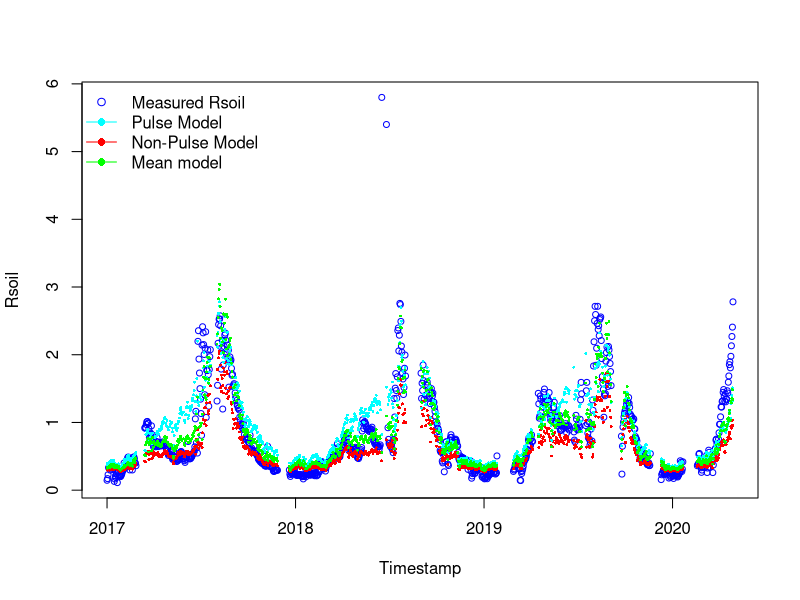
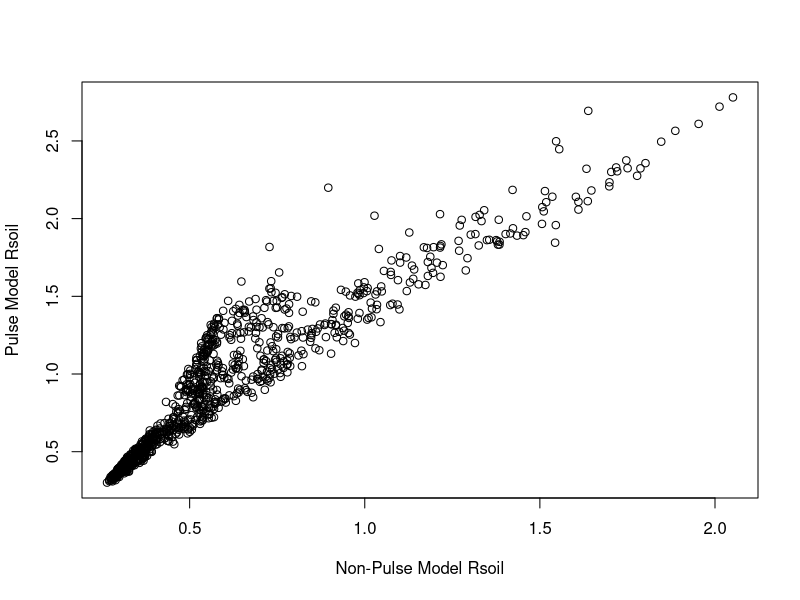
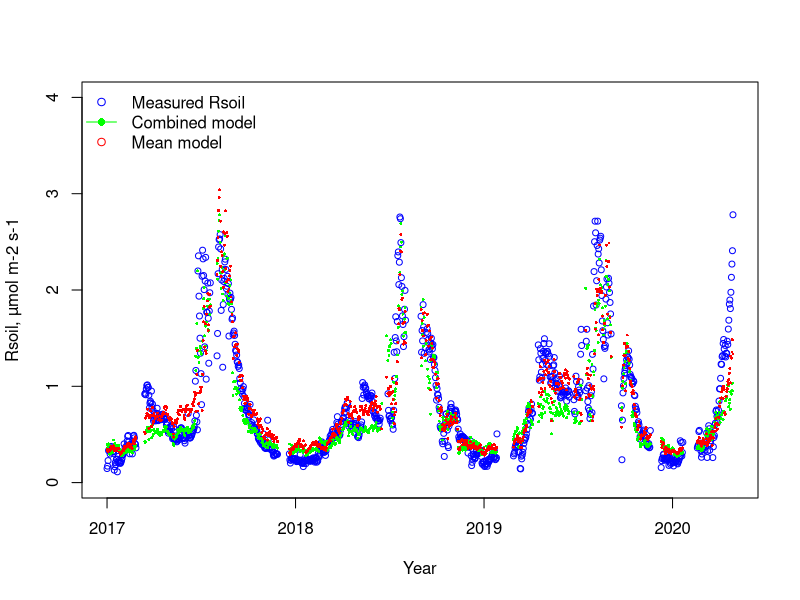
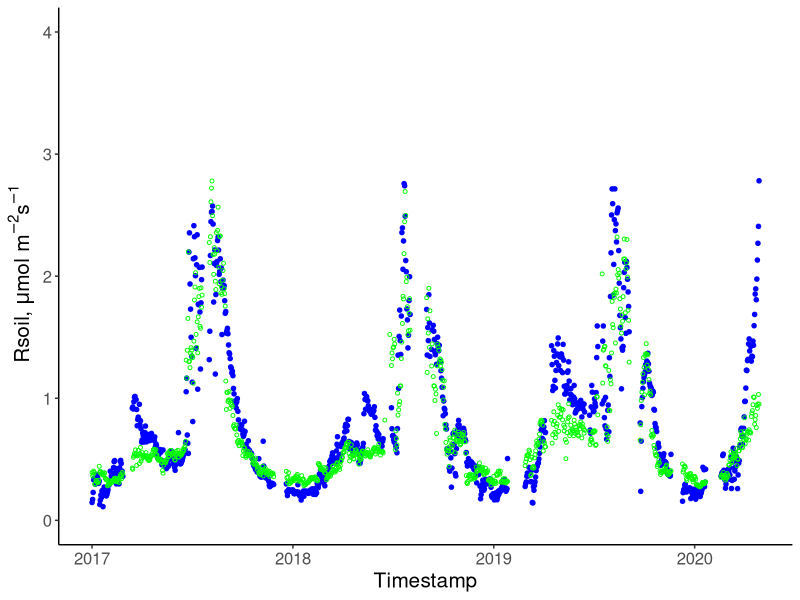
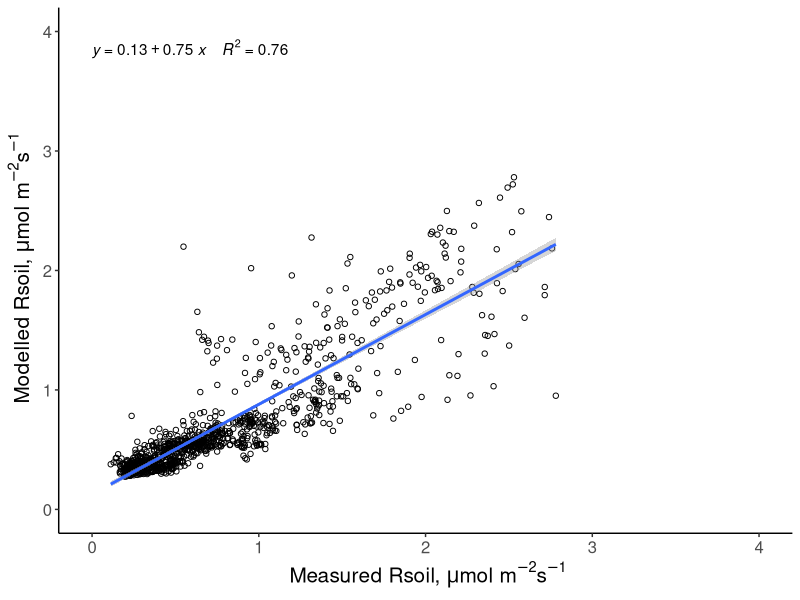
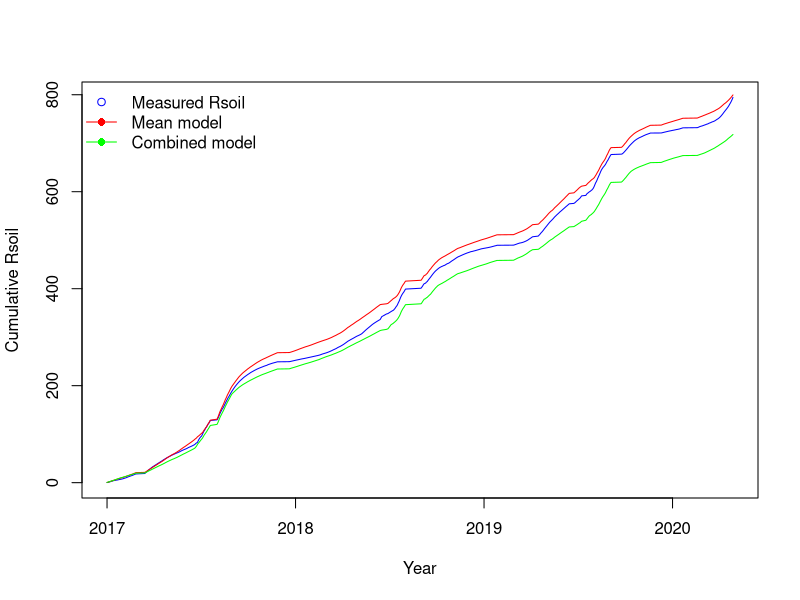
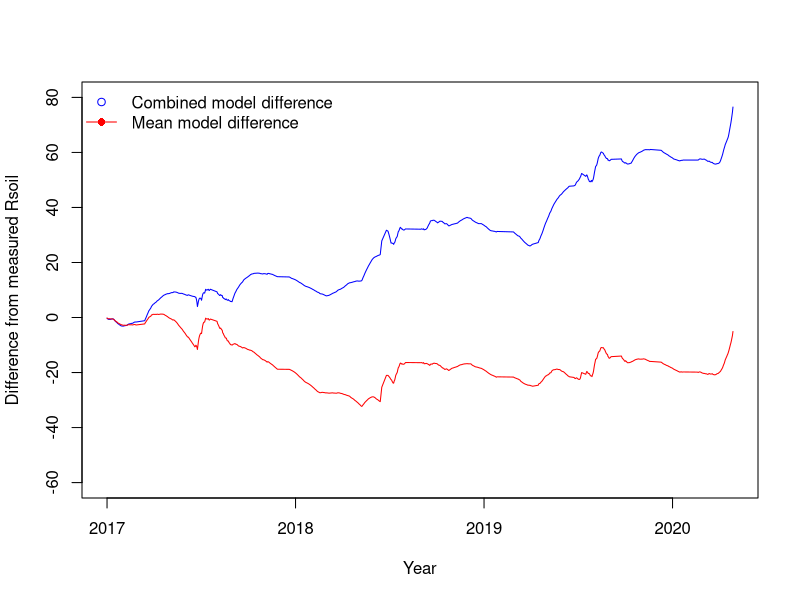
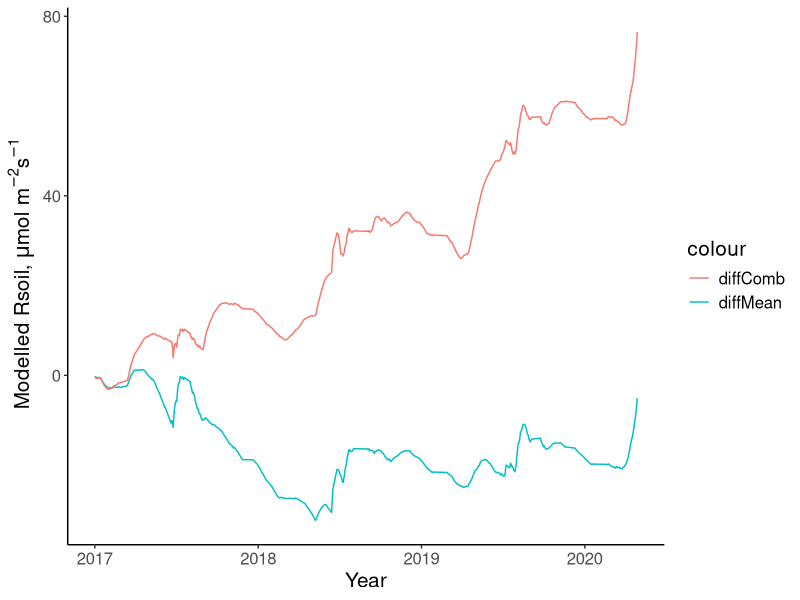

Source code (R) for these figures, in order:
# 18-05-2024
# Anastasia Makhnykina

library(dplyr)
library(tidyr)
library(tidyverse)
library(lubridate)
library(ggplot2)
library(units)
library(stats)
library(grDevices)
library(readr)
library(minpack.lm)
library(ggpubr)
# Open new files 
summary_Cham <- read.csv("data/All summary chamber.csv")
Pulse_Cham <- read.csv("data/Pulse sum chamber.csv")
NonPulse_Cham <- read.csv("data/NonPulse sum chamber.csv")

# Make sure in the Date format
NonPulse_Cham$date <- as.Date(NonPulse_Cham$date)
Pulse_Cham$date <- as.Date(Pulse_Cham$date)
summary_Cham$date <- as.Date(summary_Cham$date)

# CHECK COLUMN NAMES AND DATA TYPES
str(NonPulse_Cham)
str(Pulse_Cham)
str(summary_Cham)

###### Pulse time model ###########################
###################################################

# Assign variables
Pulse_Cham <- na.omit(Pulse_Cham)

meanSWC_P =Pulse_Cham$meanSWC
meanST_P = Pulse_Cham$meanTsoil
meanGPP_P = Pulse_Cham$meanGPP
GPPmax_P = max(Pulse_Cham$meanGPP, na.rm=TRUE)

# Fit model
Param_model4_P <- nls(meanRsoil ~ Fref*((meanGPP_P/GPPmax_P +n)/1+n) *(1-c4*(0.1-meanSWC_P)^2)*exp(b4*meanST_P), 
                      data = Pulse_Cham,
                      start = list(Fref=0.75,  c4=56.54, b4=0.04, n=0.84),
                      control = nls.control(maxiter = 1000, minFactor = 0.01)
)
Summary_Model4_P = summary(Param_model4_P)

# Pulse parameters 
#Parameters:
        # Estimate Std. Error t value Pr(>|t|)    
# Fref  0.446910   0.060229   7.420 7.49e-13 ***
# c4    -1.058658   0.764587  -1.385    0.167    
# b4     0.044799   0.003433  13.049  < 2e-16 ***
#  n     0.298964   0.035638   8.389 9.29e-16 ***

FrefP = 0.446910 
SMoptP =0.125 
c4P = -1.058658   
b4P = 0.044799
nP= 0.298964

####### Non-Pulse model ###################
###########################################

# Assign variables
NonPulse_Cham <- na.omit(NonPulse_Cham)

meanSWC_NP <- NonPulse_Cham$meanSWC
meanST_NP <- NonPulse_Cham$meanTsoil
meanGPP_NP <- NonPulse_Cham$meanGPP
GPPmax_NP <- max(NonPulse_Cham$meanGPP)

# Fit model
Param_model4_NP <- nls(meanRsoil ~ Fref*((meanGPP_NP/GPPmax_NP +n)/1+n) *
                         (1-c4*(0.1-meanSWC_NP)^2)*exp(b4*meanST_NP), 
                       data = NonPulse_Cham,
                       start = list(Fref=0.75, c4=56.54, b4=0.04, n=0.84),
                       control = nls.control(maxiter = 1000, minFactor = 0.01)
)
Summary_Model4_NP = summary(Param_model4_NP)

#Parameters:
#        Estimate Std. Error t value Pr(>|t|)    
# Fref   0.743454   0.035530  20.924   <2e-16 ***
#  c4   -1.668911   0.845241  -1.974   0.0488 *  
#  b4    0.023544   0.001437  16.383   <2e-16 ***
#  n     0.160941   0.007160  22.479   <2e-16 ***


# NON_Pulse parameters
FrefNP = 0.743454
SMoptNP =0.125 
c4NP = -1.668911  
b4NP = 0.023544
nNP=  0.160941

############### All time model #################################
################################################################

complete.cases(summary_Cham)

# Setting up drivers for all time

summary_Cham <- na.omit (summary_Cham)

All_meanSWC = summary_Cham$meanSWC
All_meanST = summary_Cham$meanTsoil
All_meanGPP = summary_Cham$meanGPP
All_GPPmax = max(summary_Cham$meanGPP, na.rm = TRUE)

Param_model4_All <- nls(meanRsoil ~ Fref*((All_meanGPP/All_GPPmax +n)/1+n) *(1-c4*(0.1-All_meanSWC)^2)*exp(b4*All_meanST), 
                        data = summary_Cham,
                        start = list(Fref=0.75,  c4=56.54, b4=0.04, n=0.84),
                        control = nls.control(maxiter = 1000, minFactor = 0.01)
)
Summary_Model4_All = summary(Param_model4_All)

#Parameters:
#       Estimate Std. Error t value Pr(>|t|)    
# Fref  0.916427   0.062004  14.780   <2e-16 ***
# c4   -0.244660   0.542270  -0.451    0.652    
# b4    0.031851   0.001996  15.960   <2e-16 ***
# n     0.137391   0.007402  18.561   <2e-16 ***


# All-time parameters
FrefAll = 0.916427
SMoptAll =0.125 
c4All = -0.244660   
b4All = 0.031851
nAll= 0.137391



#run model for full time series based on non-pulse time parameters
ALL_model4_NP = FrefNP*((All_meanGPP/All_GPPmax +nNP)/1+nNP) *(1-c4NP*(SMoptNP-All_meanSWC)^2)*exp(b4NP*All_meanST)
#run model for full time series based on pulse time parameters
All_model4_P = FrefP*((All_meanGPP/All_GPPmax +nP)/1+nP) *(1-c4P*(SMoptP-All_meanSWC)^2)*exp(b4P*All_meanST)
#run all time model
All_model4 = FrefAll*((All_meanGPP/All_GPPmax +nAll)/1+nAll) *(1-c4All*(SMoptAll-All_meanSWC)^2)*exp(b4All*All_meanST)

# Plot the RECO time series
plot(summary_Cham$date, summary_Cham$meanRsoil, type = "p", col = "blue", xlab = "Timestamp", ylab = "Rsoil", cex = 0.8)

# Add the model output time series to the plot - CORRECT FIGURE
points(summary_Cham$date, ALL_model4_NP, col = "red", pch = 16, cex = 0.4)
points(summary_Cham$date, All_model4_P, col = "cyan", pch = 16, cex = 0.4, alpha=0.5)
points(summary_Cham$date, All_model4, col = "green", pch = 16, cex = 0.4, alpha=0.5)

# create the legend
legend(x = "topleft",
       legend = c("Measured Rsoil", "Pulse Model", "Non-Pulse Model", "Mean model"),
       pch = c(1, 16, 16,16),
       col = c("blue", "cyan", "red","green"),
       lty = c(NA, 1, 1,1),
       bty = "n")


plot(ALL_model4_NP,All_model4_P, xlab = "Non-Pulse Model Rsoil", ylab = "Pulse Model Rsoil")

# calculate RMSE
rmse_NP <- sqrt(mean((ALL_model4_NP - summary_Cham$meanRsoil)^2, na.rm = TRUE))
rmse_P <- sqrt(mean((All_model4_P - summary_Cham$meanRsoil)^2, na.rm = TRUE))
# calculate MAPE
mape_NP <- mean(abs(ALL_model4_NP - summary_Cham$meanRsoil) / summary_Cham$meanRsoil, na.rm = TRUE) * 100
mape_P <- mean(abs(All_model4_P - summary_Cham$meanRsoil) / summary_Cham$meanRsoil, na.rm = TRUE) * 100
# calculate R-squared
r_squared_NP <- cor(ALL_model4_NP, summary_Cham$meanRsoil, use = "complete.obs")^2
r_squared_P <- cor(All_model4_P, summary_Cham$meanRsoil, use = "complete.obs")^2


# Create df with all measured and modelled fluxes
Rsoil_df <- summary_Cham %>%
  select(date, meanRsoil, max_pulse_duration, )

Rsoil_df$PulseM <- All_model4_P
Rsoil_df$NonPulseM <- ALL_model4_NP
Rsoil_df$MeanM <- All_model4

Rsoil1 <- Rsoil_df %>%
  select (date, meanRsoil, max_pulse_duration, PulseM, NonPulseM, MeanM) %>%
  mutate(case_when(max_pulse_duration == 0 ~ NonPulseM,
                   max_pulse_duration == 8 ~ PulseM,
                   max_pulse_duration == 14 ~ PulseM,
                   max_pulse_duration == 20 ~ PulseM))


plot(Rsoil1$date, Rsoil1$meanRsoil, type = "p", col = "blue", xlab = "Year", 
     ylab =  "Rsoil, µmol m-2 s-1", cex = 0.8,
     ylim = c(0,4))

points(Rsoil1$date, Rsoil1$`case_when(...)`, col="green", pch = 16, cex = 0.4, alpha=0.5)
points(Rsoil1$date, Rsoil1$MeanM, col="red", pch = 16, cex = 0.4, alpha=0.5)

# create the legend
legend(x = "topleft",
       legend = c("Measured Rsoil", "Combined model", "Mean model"),
       pch = c(1, 16),
       col = c("blue", "green", "red"),
       lty = c(NA, 1),
       bty = "n")

Rsoil_df$Rsoil_Combined <- Rsoil1$`case_when(...)`

Rsoil_df %>%
  na.omit() %>%
  ggplot(aes(x=date))+
  geom_point(aes(y = meanRsoil),shape=20, color = "blue", size = 2)+
  geom_point(aes(y=Rsoil_Combined),shape=1, size = 1, color = "green")+
  theme_classic()+
  theme(text = element_text(size = 15))+
  ylab(~paste("Rsoil, ", mu, "mol m"^-2,"s"^-1))+
  xlab("Timestamp")+
  ylim(0,4)


Rsoil_df %>%
  ggplot(aes(x=meanRsoil, y = Rsoil_Combined))+
  geom_point(shape=1)+
  theme_classic()+
  theme(text = element_text(size = 15))+
  stat_regline_equation(aes(label = paste(..eq.label..,..rr.label.., sep = "~~~~")))+
  stat_smooth(method = "lm",formula = y ~ x ,size = 1)+
  ylab(~paste("Modelled Rsoil, ", mu, "mol m"^-2,"s"^-1))+
  xlab(~paste("Measured Rsoil, ", mu, "mol m"^-2,"s"^-1))+
  #ggtitle('Non-pulse time')+
  ylim(0,4)+
  xlim(0,4)

# statistics for Combined model
rmse_CombMod <- sqrt(sum((Rsoil_df$Rsoil_Combined - Rsoil_df$meanRsoil)^2, na.rm=TRUE)/nrow(Rsoil_df))

# calculate MAPE -  Mean absolute percent error
mape_CombMod <- mean(abs((Rsoil_df$Rsoil_Combined - Rsoil_df$meanRsoil) / Rsoil_df$meanRsoil), na.rm=TRUE) * 100

# calculate R-squared
r_squared_CombMod <- cor(Rsoil_df$Rsoil_Combined, Rsoil_df$meanRsoil, use = "complete.obs")^2

### statistics for Mean model
rmse_MeanMod <- sqrt(sum((Rsoil_df$MeanM - Rsoil_df$meanRsoil)^2, na.rm=TRUE)/nrow(Rsoil_df))

# calculate MAPE -  Mean absolute percent error
mape_MeanMod <- mean(abs((Rsoil_df$MeanM - Rsoil_df$meanRsoil) / Rsoil_df$meanRsoil), na.rm=TRUE) * 100

# calculate R-squared
r_squared_MeanMod <- cor(Rsoil_df$MeanM, Rsoil_df$meanRsoil, use = "complete.obs")^2



###### Calculate cumulative flux for - Mean model, Including Pulse and non-pulse together and measured fluxes ######
####################################################################################################################

### Create df with just fluxes #####

Rsoildf_new <- Rsoil_df %>%
  na.omit() %>%
  select (date, meanRsoil, MeanM, Rsoil_Combined)

Rsoildf_new$culMeasured <- ave(Rsoildf_new$meanRsoil, FUN = cumsum)  
Rsoildf_new$culMeanMod <- ave(Rsoildf_new$MeanM, FUN = cumsum)  
Rsoildf_new$culCombined <- ave(Rsoildf_new$Rsoil_Combined, FUN = cumsum)  


plot(Rsoildf_new$date,Rsoildf_new$culMeasured,  type = "l", col = "blue", xlab = "Year", 
     ylab =  "Cumulative Rsoil", cex = 0.8)
lines(Rsoildf_new$date, Rsoildf_new$culMeanMod, type = "l", col = "red")
lines(Rsoildf_new$date, Rsoildf_new$culCombined, type = "l", col = "green")


legend(x = "topleft",
       legend = c("Measured Rsoil", "Mean model", "Combined model" ),
       pch = c(1, 16, 16),
       col = c("blue", "red", "green"),
       lty = c(NA, 1,1),
       bty = "n")



sum(Rsoildf_new$meanRsoil)
sum(Rsoildf_new$MeanM)
sum(Rsoildf_new$Rsoil_Combined)

######### Difference Rsoil Measured - Modelled 
Rsoildf_new$diffMean <- Rsoildf_new$culMeasured - Rsoildf_new$culMeanMod
Rsoildf_new$diffComb <- Rsoildf_new$culMeasured - Rsoildf_new$culCombined


plot(Rsoildf_new$date,Rsoildf_new$diffComb,  type = "l", col = "blue", xlab = "Year", 
     ylab =  "Difference from measured Rsoil", #cex = 0.8,
     ylim = c(-60,80)
     )
lines(Rsoildf_new$date, Rsoildf_new$diffMean, type = "l", col = "red")

legend(x = "topleft",
       legend = c("Combined model difference", "Mean model difference"),
       pch = c(1, 16, 16),
       col = c("blue", "red"),
       lty = c(NA, 1, 1),
       bty = "n")


Rsoildf_new %>%
  ggplot(aes(x=date))+ 
  geom_line(aes(y = diffMean, col = 'diffMean'))+
  geom_line(aes(y = diffComb, col = 'diffComb'))+
  theme_classic()+
  theme(text = element_text(size = 15))+
  #stat_regline_equation(aes(label = paste(..eq.label..,..rr.label.., sep = "~~~~")))+
  #stat_smooth(method = "lm",formula = y ~ x ,size = 1)+
  ylab(~paste("Modelled Rsoil, ", mu, "mol m"^-2,"s"^-1))+
  xlab('Year')
  #ggtitle('Non-pulse time')+
  #ylim(0,4)+
  #xlim(0,4)


Rsoildf_new$diffMeanV <- Rsoildf_new$meanRsoil - Rsoildf_new$MeanM
Rsoildf_new$diffCombV <- Rsoildf_new$meanRsoil - Rsoildf_new$Rsoil_Combined


plot(Rsoildf_new$date,Rsoildf_new$diffCombV,  type = "l", col = "blue", xlab = "Year", 
     ylab =  "Difference from measured Rsoil", #cex = 0.8,
     ylim = c(-3,6)
)
lines(Rsoildf_new$date, Rsoildf_new$diffMeanV, type = "l", col = "red")

legend(x = "topleft",
       legend = c( "Combined model difference", "Mean model difference"),
       pch = c(1, 16, 16),
       col = c("blue", "red"),
       lty = c(NA, 1, 1),
       bty = "n")

######### Difference Modelled - Rsoil Measured 
Rsoildf_new$diffMean2 <-  Rsoildf_new$culMeanMod - Rsoildf_new$culMeasured
Rsoildf_new$diffComb2 <- Rsoildf_new$culCombined - Rsoildf_new$culMeasured 


plot(Rsoildf_new$date,Rsoildf_new$diffComb2,  type = "l", col = "blue", xlab = "Year", 
     ylab =  "Difference from measured Rsoil", #cex = 0.8,
     ylim = c(-80,60)
)
lines(Rsoildf_new$date, Rsoildf_new$diffMean2, type = "l", col = "red")

legend(x = "topleft",
       legend = c("Combined model difference", "Mean model difference"),
       pch = c(1, 16, 16),
       col = c("blue", "red"),
       lty = c(NA, 1, 1),
       bty = "n")


Rsoildf_new %>%
  ggplot(aes(x=date))+ 
  geom_line(aes(y = diffMean2, col = 'diffMean'))+
  geom_line(aes(y = diffComb2, col = 'diffComb'))+
  theme_classic()+
  theme(text = element_text(size = 15))+
  #stat_regline_equation(aes(label = paste(..eq.label..,..rr.label.., sep = "~~~~")))+
  #stat_smooth(method = "lm",formula = y ~ x ,size = 1)+
  ylab(~paste("Modelled Rsoil, ", mu, "mol m"^-2,"s"^-1))+
  xlab('Year')
#ggtitle('Non-pulse time')+
#ylim(0,4)+
#xlim(0,4)


Rsoildf_new$diffMeanV2 <- Rsoildf_new$MeanM - Rsoildf_new$meanRsoil 
Rsoildf_new$diffCombV2 <- Rsoildf_new$Rsoil_Combined - Rsoildf_new$meanRsoil 


plot(Rsoildf_new$date,Rsoildf_new$diffCombV2,  type = "l", col = "blue", xlab = "Year", 
     ylab =  "Difference from measured Rsoil", #cex = 0.8,
     ylim = c(-6,3)
)
lines(Rsoildf_new$date, Rsoildf_new$diffMeanV2, type = "l", col = "red")

legend(x = "topleft",
       legend = c( "Combined model difference", "Mean model difference"),
       pch = c(1, 16, 16),
       col = c("blue", "red"),
       lty = c(NA, 1, 1),
       bty = "n")


##### Find model parameters for each year ######################
################################################################

# NP-model
NonPulse_Cham$year <- substr(NonPulse_Cham$date, 1,4)
NonPulse_Cham$year <- as.numeric(as.character(NonPulse_Cham$year))

yearID1 <- unique(NonPulse_Cham$year)

start1 <- list(FrefNP=0.75, c4=56.54, b4=0.04, n=0.84)

# create empty data.frame to store IDs and parameters
params.pre1 <- data.frame(matrix(nrow = length(yearID1), ncol = 1+length(start1)))
names(params.pre1) <- c("yearID1", names(start1))

for(i in seq_along(yearID1)) {
  # create data frame for sub "i"
  
  individual_DFs1 <- NonPulse_Cham %>% filter (year %in% yearID1[i])
  
  # fit model for each sub "i"
  Param_model4_NP1 <- nlsLM(meanRsoil ~ FrefNP*((meanGPP_NP/GPPmax_NP +n)/1+n)*
                              (1-c4*(0.1-meanSWC_NP)^2)*exp(b4*meanST_NP), 
                            data = individual_DFs1,
                            start = start1, trace = TRUE
  )
  
  # store IDs
  params.pre1[i,1] <- yearID1[i]
  
  # store fit parameters
  params.pre1[i,2:ncol(params.pre1)] <- Param_model4_NP1$m$getPars()
  
 
  
}

params.pre1


# Pulse model
Pulse_Cham$year <- substr(Pulse_Cham$date, 1,4)
Pulse_Cham$year <- as.numeric(as.character(Pulse_Cham$year))

yearID <- unique(Pulse_Cham$year)

start <- list(FrefP=0.75, c4=56.54, b4=0.04, n=0.84)

# create empty data.frame to store IDs and parameters
params.pre <- data.frame(matrix(nrow = length(yearID), ncol = 1+length(start)))
names(params.pre) <- c("yearID", names(start))


for(i in seq_along(yearID)) {
  # create data frame for sub "i"
  
  individual_DFs <- Pulse_Cham %>% filter (year %in% yearID[i])
  
  # fit model for each sub "i"
  Param_model4_P1 <- nlsLM(meanRsoil ~ FrefP*((meanGPP_P/GPPmax_P +n)/1+n) *(1-c4*(0.1-meanSWC_P)^2)*exp(b4*meanST_P), 
                           data = individual_DFs,
                           start = start, trace = TRUE,
                           #control = nls.control(maxiter = 1000, minFactor = 0.01)
  )
  
  # store IDs
  params.pre[i,1] <- yearID[i]
  
  # store fit parameters
  params.pre[i,2:ncol(params.pre)] <- Param_model4_P1$m$getPars()
  
  #params.pre[i,3:ncol(params.pre)] <- Param_model4_P1$m$getPars()
  
  
  
}

params.pre


# Mean Model 
summary_Cham$year <- substr(summary_Cham$date, 1,4)
summary_Cham$year <- as.numeric(as.character(summary_Cham$year))

yearID2 <- unique(summary_Cham$year)

start2 <- list(FrefL=0.75,  c4L=56.54, b4L=0.04, nL=0.84)

# create empty data.frame to store IDs and parameters
params.pre2 <- data.frame(matrix(nrow = length(yearID2), ncol = 1+length(start2)))
names(params.pre2) <- c("yearID", names(start2))


for(i in seq_along(yearID2)) {
  # create data frame for sub "i"
  
  individual_DFs2 <- summary_Cham %>% filter (year %in% yearID2[i])
  
  # fit model for each sub "i"
  Param_model4_All1 <- nlsLM(meanRsoil ~ FrefL*((All_meanGPP/All_GPPmax +nL)/1+nL) *(1-c4L*(0.1-All_meanSWC)^2)*exp(b4L*All_meanST), 
                             data = individual_DFs2,
                             start = start2, trace = TRUE,
                             #control = nls.control(maxiter = 1000, minFactor = 0.01)
  )
  
  # store IDs
  params.pre2[i,1] <- yearID2[i]
  
  # store fit parameters
  params.pre2[i,2:ncol(params.pre2)] <- Param_model4_All1$m$getPars()
  
  #params.pre[i,3:ncol(params.pre)] <- Param_model4_P1$m$getPars()
  
  
  
}

params.pre2


######### AIC calculation ################

#1 NM model

AIC_1 <- AIC(Param_model4_NP)

# Print the result
cat("Automated AIC:", AIC_1, "\n")

#2 P model

AIC_2 <- AIC(Param_model4_P)

# Print the result
cat("Automated AIC:", AIC_2, "\n")


#3 All model
AIC_3 <- AIC(Param_model4_All)

# Print the result
cat("Automated AIC:", AIC_3, "\n")
